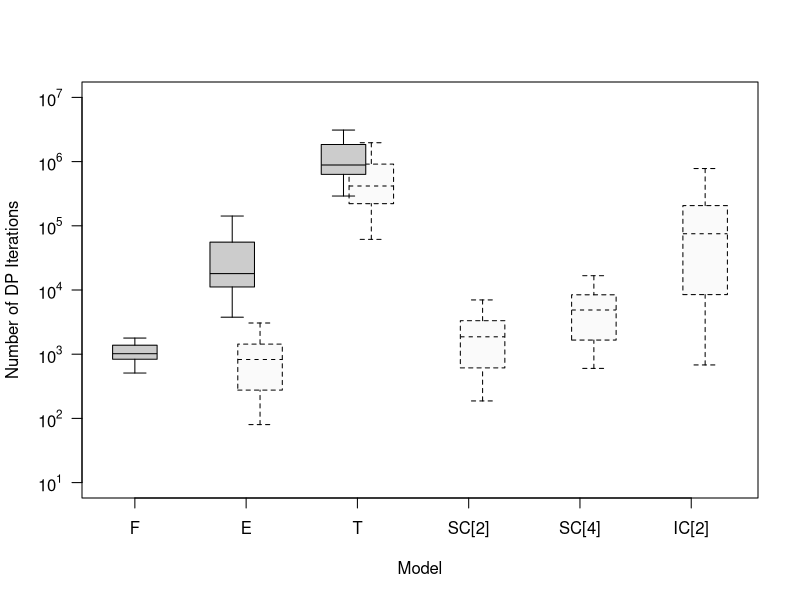

The R source for this figure:
#################
# R code for analyzing output and plot figures
# v1.0 (organized on 2013-04-17)
# for Figure 4 in the paper
#################

#NEED TO FIRST SET R WORKING DIRECTORY TO WHERE THE FILES ARE LOCATED!!!
setwd("~/Dropbox/Research/CensoredDemand/NVLearning.git/output/serial_benchmark")

#read the output files
data_F <- read.table("NVLearning_Full.serial.txt", header=TRUE)[c("c", "alpha", "beta", "Comp_F")]
data_E <- read.table("NVLearning_Event.serial.txt", header=TRUE)[c("c", "alpha", "beta", "Comp_E")]
data_Em <- read.table("NVLearning_Event_myopic.serial.txt", header=TRUE)[c("c", "alpha", "beta", "Comp_Em")]
data_T <- read.table("NVLearning_Timing.serial.txt", header=TRUE)[c("c", "alpha", "beta", "Comp_T")]
data_Tm <- read.table("NVLearning_Timing_myopic.serial.txt", header=TRUE)[c("c", "alpha", "beta", "Comp_Tm")]


#data_B2 <- read.table("NVLearning_CheckpointB_M2.txt", header=TRUE)[c("c", "alpha", "beta", "Comp_B2")]
data_B2m <- read.table("NVLearning_CheckpointB_myopic.M2.serial.txt", header=TRUE)[c("c", "alpha", "beta", "Comp_B2m")]
#data_B4 <- read.table("NVLearning_CheckpointB_M4.txt", header=TRUE)[c("c", "alpha", "beta", "Comp_B4")]
data_B4m <- read.table("NVLearning_CheckpointB_myopic.M4.serial.txt", header=TRUE)[c("c", "alpha", "beta", "Comp_B4m")]

#data_A2 <- read.table("NVLearning_CheckpointA_M2.txt", header=TRUE)[c("c", "alpha", "beta", "Comp_A2")]
data_A2m <- read.table("NVLearning_CheckpointA_myopic.M2.serial.txt", header=TRUE)[c("c", "alpha", "beta", "Comp_A2m")]


#merge into one data frame
data <- merge(data_F, data_Em, by=c("c", "alpha", "beta"))
data <- merge(data, data_E, by=c("c", "alpha", "beta"))
data <- merge(data, data_Tm, by=c("c", "alpha", "beta"))
data <- merge(data, data_T, by=c("c", "alpha", "beta"))
data <- merge(data, data_B2m, by=c("c", "alpha", "beta"))
#data <- merge(data, data_B2, by=c("c", "alpha", "beta"))
data <- merge(data, data_B4m, by=c("c", "alpha", "beta"))
#data <- merge(data, data_B4, by=c("c", "alpha", "beta"))
data <- merge(data, data_A2m, by=c("c", "alpha", "beta"))
#data <- merge(data, data_A2, by=c("c", "alpha", "beta"))

#colnames(data) <- c("c", "alpha", "beta", "F", "E",  "Tm", "T", "SC[2]m", "SC[2]", "SC[4]m", "SC[4]", "IC[2]m", "IC[2]")
colnames(data) <- c("c", "alpha", "beta", "F", "Em", "E",  "Tm", "T", "SC[2]m", "SC[4]m", "IC[2]m")

require("reshape2")
data.long <- melt(data=data, id.vars=c("c","alpha", "beta"), variable.name="Model", value.name="Comp")



pdf('Figure-Complexity.pdf', width = 8, height = 8)

boxplot(log10(Comp) ~ Model, data=data.long, xlab="Model", ylab="Number of DP Iterations", 
        at=c(1, 3.25,2.75, 5.25,4.75, 7.25, 9.25, 11.25), #show.names=c(1,1,0,1,0,1,0,1),
        xaxt="n", yaxt="n", ylim=c(1,7),
        boxlty=c(1, 2,1, 2,1, 2, 2, 2), boxfill=c("grey80", "grey98","grey80", "grey98","grey80", "grey98", "grey98", "grey98"), 
        medlty=c(1, 2,1, 2,1, 2, 2, 2), medlwd=c(1, 1,1, 1,1, 1, 1, 1),#medcol=c("grey40", "grey40", "grey70","grey40", "grey70","grey40", "grey70","grey40", "grey70","grey40"), 
        whisklty=c(1, 2,1, 2,1, 2, 2, 2), staplelty=c(1, 2,1, 2,1, 2, 2, 2) )
axis(side=1, at=c(1, 3, 5, 7, 9, 11), labels=c("F","E","T","SC[2]","SC[4]", "IC[2]"))
axis(side=2, at=seq(1, 7, 1), labels=parse(text=paste("10^", seq(1, 7, 1), sep="")), las=1)

#boxplot(log10(Comp) ~ Model, data=data.long, xlab="Model", ylab="Complexity", 
#        at=c(1, 3, 5.25,4.75, 7.25,6.75, 9.25,8.75, 11.25, 10.75), #show.names=c(1,1,0,1,0,1,0,1),
#        xaxt="n", yaxt="n", ylim=c(1,8), outline=FALSE,
#        boxlty=c(1, 1, 2,1, 2,1, 2,1, 2,1), boxfill=c("grey80", "grey80", "grey98","grey80", "grey98","grey80", "grey98","grey80", "grey98","grey80"), 
#        medlty=c(1, 1, 2,1, 2,1, 2,1, 2,1), medlwd=c(1, 1, 1,1, 1,1, 1,1, 1,1),#medcol=c("grey40", "grey40", "grey70","grey40", "grey70","grey40", "grey70","grey40", "grey70","grey40"), 
#        whisklty=c(1, 1, 2,1, 2,1, 2,1, 2,1), staplelty=c(1, 1, 2,1, 2,1, 2,1, 2,1) )
#axis(side=1, at=c(1, 3, 5, 7, 9, 11), labels=c("F","E","T","SC[2]","SC[4]", "IC[2]"))
#axis(side=2, at=seq(1, 8, 1), labels=parse(text=paste("10^", seq(1, 8, 1), sep="")), las=1)

dev.off()


